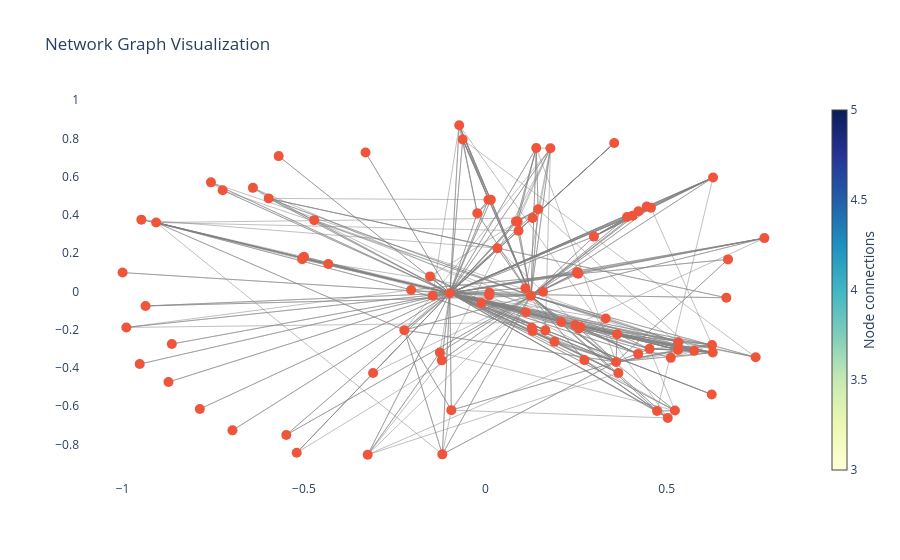

Notebook source saved alongside this figure:
### Code cell
draw_graph(main_graph)

### Figure 1 — Plotly figure (JSON) as saved in the notebook; plotly's stock layout.template omitted (floating-point values rounded to 4 significant figures; data arrays with more than 128 entries replaced by an {"elided": "..."} marker saying what was removed)
{"data": [{"hoverinfo": "text", "line": {"color": "gray", "width": 0.5}, "mode": "lines", "text": {"elided": "271 str values"}, "type": "scatter", "x": {"elided": "542 float values"}, "y": {"elided": "542 float values"}}, {"hoverinfo": "text", "marker": {"colorbar": {"thickness": 15, "title": {"side": "right", "text": "Node connections"}, "xanchor": "left"}, "colorscale": [[0, "rgb(255,255,217)"], [0.125, "rgb(237,248,177)"], [0.25, "rgb(199,233,180)"], [0.375, "rgb(127,205,187)"], [0.5, "rgb(65,182,196)"], [0.625, "rgb(29,145,192)"], [0.75, "rgb(34,94,168)"], [0.875, "rgb(37,52,148)"], [1, "rgb(8,29,88)"]], "showscale": true, "size": 10}, "mode": "markers", "text": ["index: 0, label: ABBIE HOFFMAN, movie_id 316, out degree 6, out strength: 6.0", "index: 1, label: AGING HIPPIE, movie_id 316, out degree 1, out strength: 1.0", "index: 2, label: ANCHORMAN, movie_id 316, out degree 5, out strength: 7.0", "index: 3, label: ANNOUNCER, movie_id 316, out degree 4, out strength: 5.0", "index: 4, label: ANOTHER DAY, movie_id 316, out degree 5, out strength: 5.0", "index: 5, label: ASSISTANT COACH, movie_id 316, out degree 3, out strength: 3.0", "index: 6, label: BERT, movie_id 316, out degree 6, out strength: 6.0", "index: 7, label: BILLY, movie_id 316, out degree 4, out strength: 4.0", "index: 8, label: BLACK PANTHER, movie_id 316, out degree 5, out strength: 5.0", "index: 9, label: BLACK WOMAN, movie_id 316, out degree 3, out strength: 4.0", "index: 10, label: BOB HOPE, movie_id 316, out degree 2, out strength: 2.0", "index: 11, label: BOY, movie_id 316, out degree 2, out strength: 2.0", "index: 12, label: BOY #1, movie_id 316, out degree 5, out strength: 8.0", "index: 13, label: BOY #2, movie_id 316, out degree 4, out strength: 6.0", "index: 14, label: BOY #3, movie_id 316, out degree 3, out strength: 4.0", "index: 15, label: BUBBA, movie_id 316, out degree 10, out strength: 17.0", "index: 16, label: BUS DRIVER, movie_id 316, out degree 2, out strength: 2.0", "index: 17, label: BUS STOP - PRESENT - DAY, movie_id 316, out degree 3, out strength: 4.0", "index: 18, label: CAB DRIVER, movie_id 316, out degree 1, out strength: 1.0", "index: 19, label: CARLA, movie_id 316, out degree 4, out strength: 5.0", "index: 20, label: CHET HUNTLEY, movie_id 316, out degree 3, out strength: 3.0", "index: 21, label: DALLAS, movie_id 316, out degree 7, out strength: 7.0", "index: 22, label: DEAN, movie_id 316, out degree 2, out strength: 2.0", "index: 23, label: DICK CAVETT, movie_id 316, out degree 2, out strength: 2.0", "index: 24, label: DICK CLARK, movie_id 316, out degree 3, out strength: 4.0", "index: 25, label: DJ, movie_id 316, out degree 2, out strength: 2.0", "index: 26, label: DOCTOR, movie_id 316, out degree 2, out strength: 2.0", "index: 27, label: DRILL SERGEANT, movie_id 316, out degree 3, out strength: 3.0", "index: 28, label: DRIVER, movie_id 316, out degree 2, out strength: 2.0", "index: 29, label: EARL, movie_id 316, out degree 2, out strength: 2.0", "index: 30, label: ELDERLY WOMAN, movie_id 316, out degree 2, out strength: 5.0", "index: 31, label: ELVIS, movie_id 316, out degree 2, out strength: 3.0", "index: 32, label: EMCEE, movie_id 316, out degree 8, out strength: 8.0", "index: 33, label: ERNIE, movie_id 316, out degree 5, out strength: 5.0", "index: 34, label: FOOTBALL COACH, movie_id 316, out degree 2, out strength: 4.0", "index: 35, label: FORREST, movie_id 316, out degree 56, out strength: 101.0", "index: 36, label: FORREST JR, movie_id 316, out degree 3, out strength: 3.0", "index: 37, label: GIRL, movie_id 316, out degree 1, out strength: 1.0", "index: 38, label: GOVERNOR WALLACE, movie_id 316, out degree 1, out strength: 1.0", "index: 39, label: HILARY, movie_id 316, out degree 4, out strength: 4.0", "index: 40, label: ISABEL, movie_id 316, out degree 3, out strength: 3.0", "index: 41, label: JENNY, movie_id 316, out degree 25, out strength: 27.0", "index: 42, label: JENNY'S DAD, movie_id 316, out degree 0, out strength: 0", "index: 43, label: JOHN LENNON, movie_id 316, out degree 0, out strength: 0", "index: 44, label: KATZENBACH, movie_id 316, out degree 0, out strength: 0", "index: 45, label: LENORE, movie_id 316, out degree 1, out strength: 1.0", "index: 46, label: LITTLE BOY, movie_id 316, out degree 1, out strength: 1.0", "index: 47, label: LOUISE, movie_id 316, out degree 5, out strength: 5.0", "index: 48, label: LT DAN, movie_id 316, out degree 8, out strength: 14.0", "index: 49, label: LYNN MARIE, movie_id 316, out degree 0, out strength: 0", "index: 50, label: MALE NURSE, movie_id 316, out degree 1, out strength: 1.0", "index: 51, label: MAN, movie_id 316, out degree 4, out strength: 4.0", "index: 52, label: MAN #, movie_id 316, out degree 5, out strength: 5.0", "index: 53, label: MAN #1, movie_id 316, out degree 4, out strength: 4.0", "index: 54, label: MAN #2, movie_id 316, out degree 3, out strength: 3.0", "index: 55, label: MAN #3, movie_id 316, out degree 2, out strength: 2.0", "index: 56, label: MAN #5, movie_id 316, out degree 1, out strength: 1.0", "index: 57, label: MARGO, movie_id 316, out degree 0, out strength: 0", "index: 58, label: MASAI, movie_id 316, out degree 2, out strength: 2.0", "index: 59, label: MEN, movie_id 316, out degree 0, out strength: 0", "index: 60, label: MINISTER, movie_id 316, out degree 1, out strength: 1.0", "index: 61, label: MRS BLUE, movie_id 316, out degree 0, out strength: 0", "index: 62, label: MRS GUMP, movie_id 316, out degree 1, out strength: 3.0", "index: 63, label: NEWSCASTER, movie_id 316, out degree 2, out strength: 2.0", "index: 64, label: NEWSMAN, movie_id 316, out degree 1, out strength: 1.0", "index: 65, label: NIGHT, movie_id 316, out degree 1, out strength: 1.0", "index: 66, label: NURSE, movie_id 316, out degree 0, out strength: 0", "index: 67, label: OFFICER, movie_id 316, out degree 1, out strength: 1.0", "index: 68, label: OLD SHRIMPER, movie_id 316, out degree 0, out strength: 0", "index: 69, label: OLDER BOY, movie_id 316, out degree 0, out strength: 0", "index: 70, label: OLDER BOY #1, movie_id 316, out degree 1, out strength: 1.0", "index: 71, label: OLDER BOY #2, movie_id 316, out degree 0, out strength: 0", "index: 72, label: PATRONS, movie_id 316, out degree 0, out strength: 0", "index: 73, label: POLICEMAN, movie_id 316, out degree 1, out strength: 1.0", "index: 74, label: PRESIDENT JOHNSON, movie_id 316, out degree 0, out strength: 0", "index: 75, label: PRESIDENT KENNEDY, movie_id 316, out degree 0, out strength: 0", "index: 76, label: PRESIDENT NIXON, movie_id 316, out degree 0, out strength: 0", "index: 77, label: PRINCIPAL, movie_id 316, out degree 0, out strength: 0", "index: 78, label: REPORTER, movie_id 316, out degree 0, out strength: 0", "index: 79, label: REVEREND, movie_id 316, out degree 0, out strength: 0", "index: 80, label: RUBEN, movie_id 316, out degree 1, out strength: 1.0", "index: 81, label: SECURITY GUARD, movie_id 316, out degree 0, out strength: 0", "index: 82, label: SGT SIMS, movie_id 316, out degree 3, out strength: 5.0", "index: 83, label: SLOW MOTION, movie_id 316, out degree 0, out strength: 0", "index: 84, label: SOLDIER, movie_id 316, out degree 2, out strength: 2.0", "index: 85, label: SONG, movie_id 316, out degree 1, out strength: 1.0", "index: 86, label: STRONGARM, movie_id 316, out degree 0, out strength: 0", "index: 87, label: SUSAN, movie_id 316, out degree 0, out strength: 0", "index: 88, label: VET, movie_id 316, out degree 0, out strength: 0", "index: 89, label: WESLEY, movie_id 316, out degree 0, out strength: 0", "index: 90, label: WHITE WOMAN, movie_id 316, out degree 0, out strength: 0", "index: 91, label: WILD-EYED MAN, movie_id 316, out degree 0, out strength: 0", "index: 92, label: YOUNG HIPPIE, movie_id 316, out degree 0, out strength: 0", "index: 93, label: YOUNG MAN, movie_id 316, out degree 0, out strength: 0"], "type": "scatter", "x": [-0.02222, -0.1451, -0.2046, 0.2092, 0.2578, -0.01099, 0.08899, -0.1202, 0.273, -0.1255, 0.1282, 0.3318, 0.2536, 0.2561, 0.2523, 0.2476, -0.4999, 0.09141, 0.159, 0.1905, -0.1524, 0.3632, -0.5036, 0.13, 0.1304, 0.01045, -0.5051, 0.2622, 0.01139, -0.3095, 0.1117, -0.433, 0.2992, 0.08427, 0.1653, -0.09786, 0.1456, 0.1103, -0.4717, 0.008497, 0.01516, 0.1255, -0.9368, 0.3552, -0.5201, 0.3667, 0.1403, -0.2234, 0.3603, 0.1794, 0.5113, 0.5312, 0.4564, 0.4219, 0.4058, 0.4448, 0.3907, 0.6689, 0.4733, 0.6277, -0.09384, -0.9528, -0.9075, 0.03331, -0.5972, 0.4212, -0.8643, -0.7242, -0.3303, 0.6239, 0.5319, 0.7451, -0.7871, -0.06257, -0.9897, -0.8735, -0.7564, -0.9483, -0.6407, -0.5697, 0.5028, -0.6971, 0.4526, 0.7692, 0.6269, 0.5756, 0.6248, -0.1186, -0.07212, 0.5226, -0.3244, -1.0, -0.5488, 0.6644], "y": [0.408, -0.02289, 0.007197, -0.1604, -0.1936, -0.06104, 0.3646, -0.361, -0.3596, -0.3195, -0.1903, -0.1416, 0.1014, 0.09257, 0.09637, -0.1757, 0.1806, 0.3172, -0.002236, -0.2637, 0.07807, -0.2239, 0.1745, 0.3836, -0.2076, -0.02218, 0.1676, -0.1869, -0.006133, -0.4273, -0.1096, 0.1427, 0.2861, 0.3653, -0.204, -0.009593, 0.4292, 0.01646, 0.3723, 0.4791, 0.4792, -0.0236, -0.07641, 0.7755, -0.8441, -0.4267, 0.7495, -0.2029, -0.3693, 0.7482, -0.3478, -0.3062, 0.4376, 0.419, 0.3959, 0.444, 0.3883, 0.1671, -0.6261, 0.5955, -0.6212, -0.3804, 0.3599, 0.2257, 0.486, -0.3271, -0.2754, 0.5283, 0.7263, -0.5391, -0.266, -0.3447, -0.6151, 0.7938, -0.1888, -0.4743, 0.5698, 0.375, 0.541, 0.7072, -0.6621, -0.727, -0.3007, 0.2784, -0.3198, -0.3113, -0.2805, -0.8524, 0.8685, -0.6235, -0.8545, 0.0981, -0.7508, -0.03386]}], "layout": {"hovermode": "closest", "plot_bgcolor": "white", "showlegend": false, "title": {"text": "Network Graph Visualization"}, "xaxis": {"showgrid": false, "zeroline": false}, "yaxis": {"showgrid": false, "zeroline": false}}}
